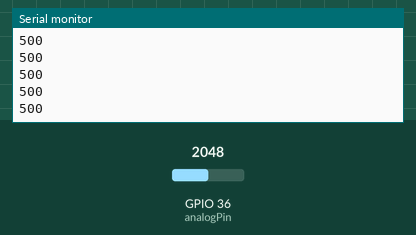
Recording of a sketch running on a simulated ESP32. Shown: the last lines printed to the serial monitor. The test bench sets the inputs (shaded band); at power-on: GPIO 36 (analogPin) = 2048. WiFi joins after 1.5 s; servers stay silent unless stated.

Above: at 3.2 s.
3.3 s: GPIO 36 (analogPin) set to 2866
At 3.68 s:
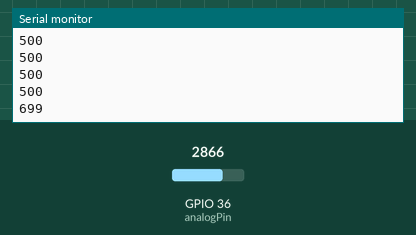
4.8 s: GPIO 36 (analogPin) set to 3603
At 4.94 s:
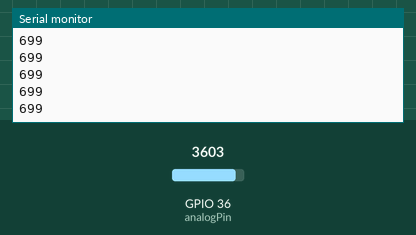
Timing chart, 0 to 7.8 s (numbered marks = the images above; inputs shaded):
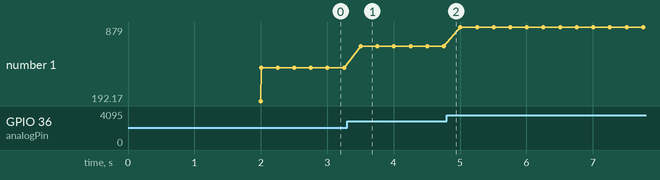

Measured:
- after the input at 3.3 s, the serial monitor: prints a new line after 0.20 s (image 1)
- plotted number 1: 500 → 699 after the input at 3.3 s, 699 → 879 after the input at 4.8 s

The sketch:

Firebase.ino
```cpp
//Include WiFi.h
#include <WiFi.h>

//Include Firebase ESP32 library (this library)
#include <FirebaseESP32.h>


#define FIREBASE_HOST "https://esp32-test-47764-default-rtdb.firebaseio.com/"
#define FIREBASE_AUTH "LhTKeNxqApl0vwiT2aQLJkPC4wau1erTMwpXbzNp"

#define WIFI_SSID "Mukhome_EXT"
#define WIFI_PASSWORD "Boatcarbike11"


//Define the Firebase Data object
FirebaseData firebaseData;
FirebaseJson json;


int analogPin = A0;
int val = 0;


void setup() {
  // put your setup code here, to run once:
  Serial.begin(115200);
 WiFi.mode(WIFI_STA);
  WiFi.begin(WIFI_SSID, WIFI_PASSWORD);
  Serial.print("Connecting to WiFi ..");
  while (WiFi.status() != WL_CONNECTED) {
    Serial.print('.');
    delay(1000);
  }
  Serial.println(WiFi.localIP());

  Firebase.begin(FIREBASE_HOST, FIREBASE_AUTH);
  Firebase.reconnectWiFi(true);
  //Set database read timeout to 1 minute (max 15 minutes)
  Firebase.setReadTimeout(firebaseData, 1000 * 60);
  //tiny, small, medium, large and unlimited.
  //Size and its write timeout e.g. tiny (1s), small (10s), medium (30s) and large (60s).
  Firebase.setwriteSizeLimit(firebaseData, "tiny");

  /*
  This option allows get and delete functions (PUT and DELETE HTTP requests) works for device connected behind the
  Firewall that allows only GET and POST requests.

  Firebase.enableClassicRequest(firebaseData, true);
  */

  //String path = "/data";
   Serial.println("------------------------------------");
  Serial.println("Connected...");
}

void loop() {
  // put your main code here, to run repeatedly:
 val = analogRead(analogPin);  // read the input pin
  int Sdata = map(val,0,4095,0,1000);
  Serial.println(Sdata);
  delay(100);
  json.set("/data", Sdata);
  Firebase.updateNode(firebaseData,"/Sensor",json);
}
```
